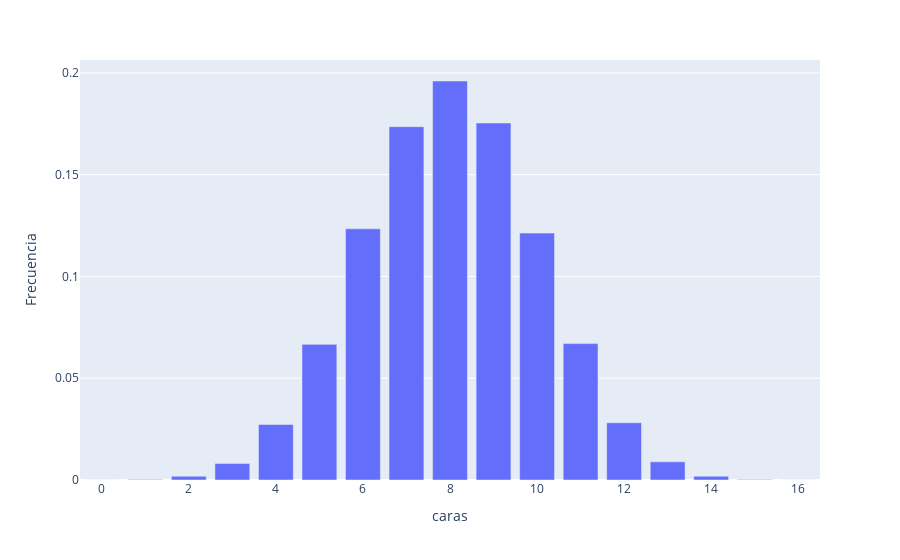

Notebook code for this chart:
### Code cell
import plotly.express as px
fig = px.bar(conteo, x="caras", y="Frecuencia")
fig.show()

### Figure 1 — Plotly figure (JSON) as saved in the notebook; plotly's stock layout.template omitted (floating-point values rounded to 4 significant figures)
{"data": [{"alignmentgroup": "True", "hovertemplate": "caras=%{x}<br>Frecuencia=%{y}<extra></extra>", "legendgroup": "", "marker": {"color": "#636efa", "pattern": {"shape": ""}}, "name": "", "offsetgroup": "", "orientation": "v", "showlegend": false, "textposition": "auto", "type": "bar", "x": [0, 1, 2, 3, 4, 5, 6, 7, 8, 9, 10, 11, 12, 13, 14, 15, 16], "xaxis": "x", "y": [1e-05, 0.00026, 0.00182, 0.00816, 0.02728, 0.06663, 0.1234, 0.1736, 0.196, 0.1754, 0.1213, 0.067, 0.02812, 0.00893, 0.00185, 0.00027, 3e-05], "yaxis": "y"}], "layout": {"barmode": "relative", "legend": {"tracegroupgap": 0}, "margin": {"t": 60}, "xaxis": {"anchor": "y", "domain": [0, 1], "title": {"text": "caras"}}, "yaxis": {"anchor": "x", "domain": [0, 1], "title": {"text": "Frecuencia"}}}}
